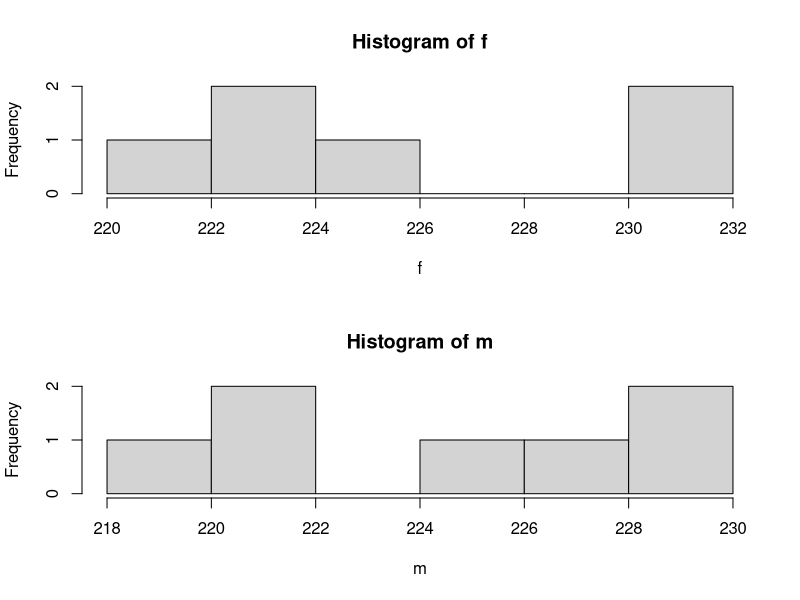
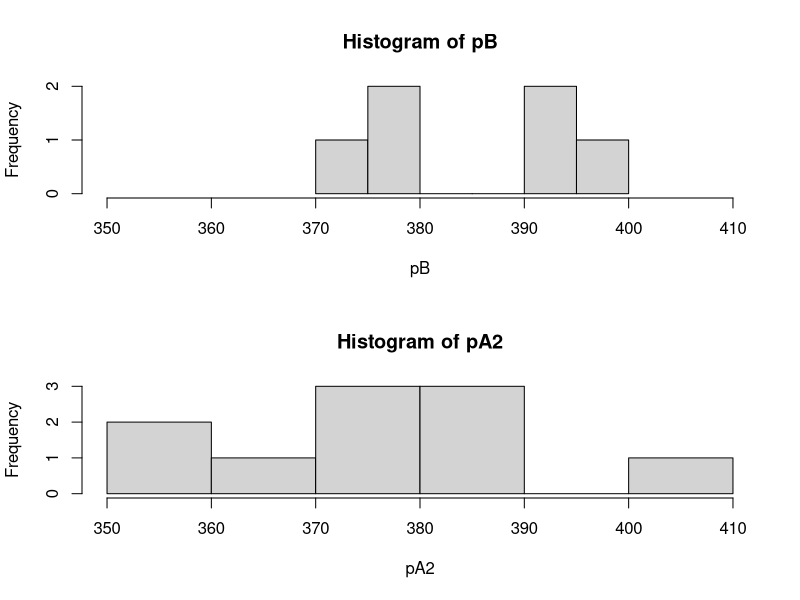

The R source for these figures, in order:
# 1.
# a. Estimate the sample mean score. What does the quantity estimate?
score <- c(90,95,89,71,73,96,87,95,107,89,96,80,97,95,102,97,93,101,82,83,74,91,83,98,95,111,99,120,93,84)
smean <- mean(score)
smean

# b. Is the estimate in part(a) likely to equal the population parameter? Why or why not?
# No, it is just a sample of the population and also the sample is not enough.
# It is close to the population but we cannot say it is equal to it.

#c. Calculate the standard error for your sample estimate. 

SE <- sd(score)/sqrt(length(score))
SE

# d. What does the quantity in part(c) measure?
# = 1.976529

# e. Calculate a 95% confidence interval for the population mean.

# solution 1.
left <- smean - 2*SE
right <- smean + 2*SE
list("lower bound"=left,"upper bound"=right)

# solution 2.
u <- list("lower bound"=smean - 2*SE, "upper bound"=smean + 2*SE)
u

# solution 3.
t.test(score)


# f. Provide an interpretation for the interval you calculated in part (e).
# 95% of the random sample from the population, the interval includes the true population mean.


# 2.(5 pts) Using the following data, test the null hypothesis that male and females have the same mean cholesterol concentrations.
# Include descriptive statistics, hypothesis testing (e.g., t-test) and 95% confidence intervals.

# Male:   220.1, 218.6, 229.6, 228.8,222.0,224.1, 226.5
# Female:   223.4,221.5,230.2,224.3,223.8,230.8

m = c(220.1,218.6,229.6,228.8,222.0,224.1,226.5)
f = c(223.4,221.5,230.2,224.3,223.8,230.8)

layout(matrix(2:1, ncol = 1))
hist(m)
hist(f)

mean(m)
mean(f)
sd(m)
sd(f)

# Different way to conduct t-test 1.
t.test(m,f)

# Different way to conduct t-test 2.
ttest=t.test(m,f,alternative="two.sided",var.equal=TRUE)
ttest

# This t-test shows the 95% confidence intervals covers -6.4 to 3.5.
# It contains zero so we can't reject the null hypothesis.


# 3. (5 pts) A clinical trail was carried out to test whether a new treatment has an effect on the rate ofrecovery  of patients. 
# The null hypothesis "H0:   the treatment has no effect" was rejected with a P-value of 0.04.
# The researchers used a significance level of 5%. State whether the following conclusions is correct. If not, explain why.

# a. The treatment has only a small effect. 
# False. 
# The p-value says nothing about the size of the effect.
# It only says whether it can reject the null hypothesis or not.

# b. The treatment has some effect.
# True.

# c. The probability of committing a Type I error is 0.04.
# False. Type I error is equal to the alpha (significant) so it is 0.05 not 0.04.

# d. The probability of committing a Type II error is 0.04. 
# False. It depends on Type II error.

# e. The null hypothesis would not have been rejected if the significance level was ??=0.01. 
# True.

# 4. (5 pts) The data below are volumes of red blood cells from two individuals.
# Test the hypothesis (using the Mann-Whitney test) that the red blood cells of person B are 1.5 times the volume of person A. 
# person A:   248, 236, 269, 254, 249, 251, 260, 245, 239, 255 
# person B:   380, 391, 377, 392, 398, 374 

# solution 1.
pA=c(248,236,269,254,249,251,260,245,239,255)
pB=c(380,391,377,392,398,374)
pA2 <- 1.5 * pA

layout(matrix(2:1, ncol = 1))
hist(pA2, xlim=c(350,410))
hist(pB, xlim=c(350,410))

#H0 = pA cells have volume 1.5*pB
#Ha = pA cells don't have volume 1.5*pB

t.test(pA2,pB)

# solution 2.
pA=c(248,236,269,254,249,251,260,245,239,255)
pB=c(380,391,377,392,398,374)
wilcox.test(1.5*pA,pB)

# p-value is greater than 0.05 so I cannot reject the null hypothesis.


# 5. (5 pts) What is the difference between the standard error of mean and the standard deviation?
# Provide example data that illustrates their difference

# Answer: 
# Standard deviation is a measure of dispersion within your data set,
# while standard error is a measure of the accuracy with which a sample represents a population. 
# That is, standard error is the level of error (dispersion) of your data from a population mean.
# Also one of the biggest differences is 
# when 'n' is getting bigger, standard deviation is going to be closer to the true number of population.
# while standard error is becoming zero. Vice versa.